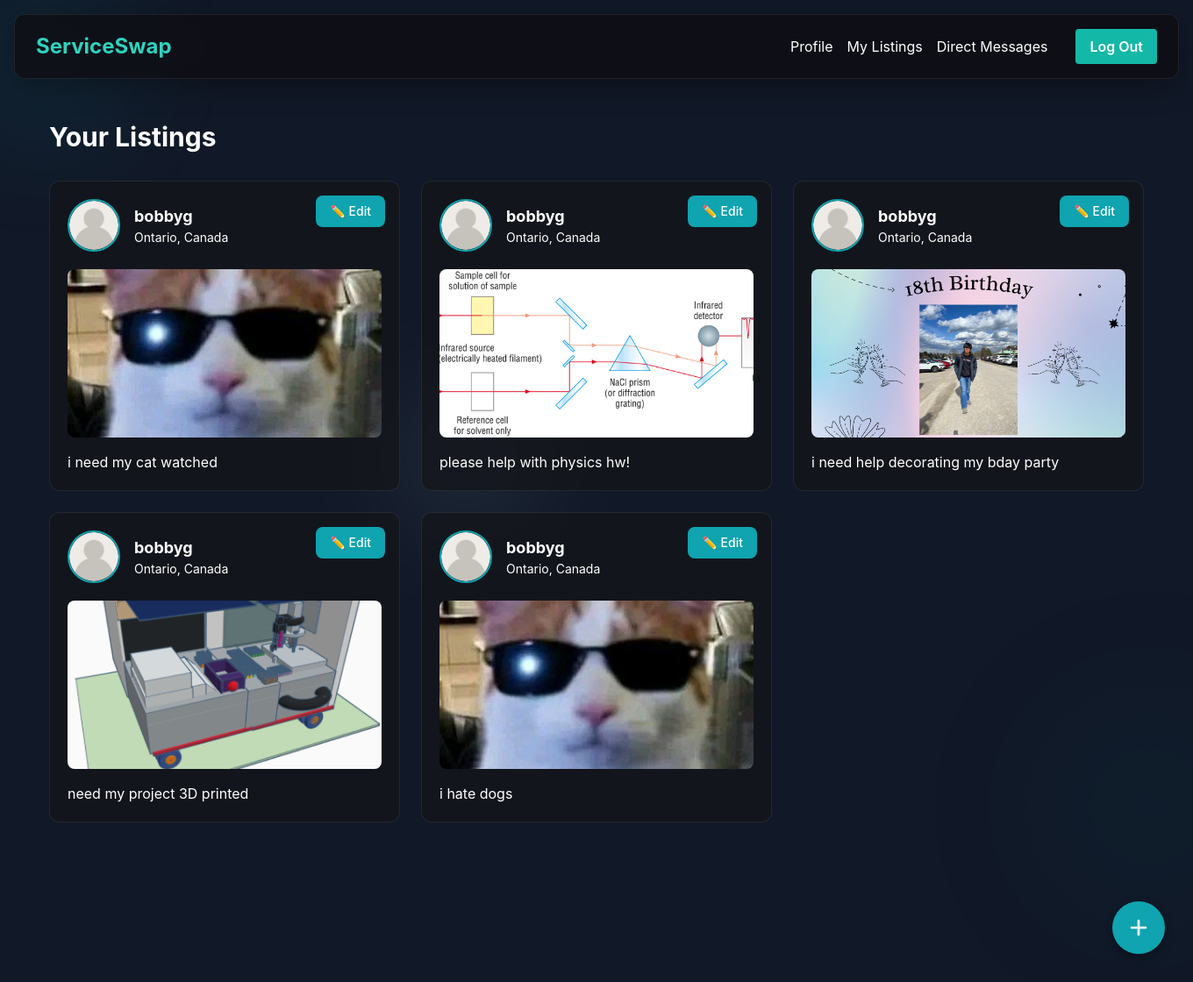
Page /listings (signed in) on the committed database.
### app.py (models this page shows)
class Listing(db.Model):
    id = db.Column(db.Integer, primary_key=True)
    description = db.Column(db.Text, nullable=False)
    image_path = db.Column(db.String(120))
    user_id = db.Column(db.Integer, db.ForeignKey('users.id'), nullable=False)
    latitude = db.Column(db.Float)
    longitude = db.Column(db.Float)
    user = db.relationship('Users', backref='listings')

class Users(db.Model, UserMixin):
    __tablename__ = 'users'
    id = db.Column(db.Integer, primary_key=True)
    username = db.Column(db.String(80), nullable=False)
    email = db.Column(db.String(120), unique=True, nullable=False)
    password = db.Column(db.String(200), nullable=False)
    talking_to = db.Column(MutableList.as_mutable(JSON), default=list)
    bio = db.Column(db.Text, default="")
    qualifications = db.Column(MutableList.as_mutable(JSON), default=list)
    profile_picture = db.Column(db.String(200), default="imgs/user.png")

### app.py (the view)
@app.route("/listings")
@login_required
def listings():
    user_listings = Listing.query.filter_by(user_id=current_user.id).options(db.joinedload(Listing.user)).all()
    return render_template("listings.html", listings=user_listings)

### app.py (called while the page is built)
@login_manager.user_loader
def load_user(user_id):
    return Users.query.get(int(user_id))

### templates/listings.html (shortened to what this page needs)
{% extends "base.html" %}
{% block content %}
<div class="gradient-circle circle-1"></div>
<div class="gradient-circle circle-2"></div>
<div class="gradient-circle circle-3"></div>
<div class="container mx-auto px-4 py-8 relative">
    <h1 class="text-3xl font-bold mb-8 text-primary">Your Listings</h1>
    <div class="grid grid-cols-1 sm:grid-cols-2 lg:grid-cols-3 gap-6">
        {% for listing in listings %}
        <div class="listing-card p-5">
            <button
                onclick="openEditPopup({{ listing.id }}, `{{ listing.description|escape }}`)"
                class="btn absolute top-4 right-4 text-sm"
            >
                ✏️ Edit
            </button>
            <div class="flex items-center gap-4 mb-5">
                <img src="{{ url_for('static', filename=listing.user.profile_picture or 'imgs/user.png') }}"
                    alt="Profile" class="avatar" />
                <div>
                    <p class="text-lg font-bold text-primary">{{ listing.user.username }}</p>
                    <p class="text-secondary text-sm">Ontario, Canada</p>
                </div>
            </div>
            {% if listing.image_path %}
            <img src="{{ url_for('static', filename=listing.image_path) }}"
                alt="Service Image"
                class="w-full h-48 object-cover rounded-lg mb-4 bg-gray-800" />
            {% endif %}
            <p class="text-secondary text-base line-clamp-3">
                {{ listing.description }}
            </p>
        </div>
        {% endfor %}
    </div>
    <button
        onclick="document.getElementById('add-popup').classList.remove('hidden')"
        class="add-btn fixed bottom-8 right-8 z-50"
    >
        <svg class="w-8 h-8" fill="none" stroke="currentColor" viewBox="0 0 24 24">
            <path stroke-linecap="round" stroke-linejoin="round" stroke-width="2" d="M12 6v6m0 0v6m0-6h6m-6 0H6"></path>
        </svg>
    </button>
</div>
{% endblock %}

### templates/base.html (shortened to what this page needs)
{% from "_render_elements.html" import render_messages %}
<!DOCTYPE html>
<html>
<head>
    <script src="https://cdn.tailwindcss.com"></script>
    <link rel="stylesheet" href="{{ url_for('static', filename='css/style.css') }}" />
</head>
<body class="bg-gray-900 text-white">
    {% if current_user.is_authenticated %}
    <nav class="shadow-lg px-6 py-4 flex justify-between items-center z-10 relative" id="flex">
        <div class="text-2xl font-bold text-teal-400">
            <a href="/">ServiceSwap</a>
        </div>
        <div class="flex gap-4 items-center">
            <a href="/profile" class="text-white hover:text-teal-300 transition">Profile</a>
            <a href="/listings" class="text-white hover:text-teal-300 transition">My Listings</a>
            <a href="/inbox" class="text-white hover:text-teal-300 transition">Direct Messages</a>
            <a href="/logout" class="ml-4 bg-teal-500 hover:bg-teal-400 text-white font-semibold px-4 py-2 rounded transition">
                Log Out
            </a>
        </div>
    </nav>
    {% endif %}
    {% block content %}
    {% endblock %}
</body>
</html>

### static/css/style.css (style rules this page uses)
body { background-color: #262626; color: white; }

### templates/base.html (style rules this page uses)
:root { --primary: #0FA4AF; --primary-dark: #024950; --primary-light: #AFDDE5; --accent: #269af2; --bg-dark: #0f0f13; --bg-darker: #0a0a0d; --text-primary: #ffffff; --text-secondary: #b0b0b0; }
body { background-color: var(--bg-dark); font-family: 'Inter', -apple-system, BlinkMacSystemFont, sans-serif; color: var(--text-primary); overflow-x: hidden; position: relative; min-height: 100vh; animation: fadeIn 0.5s ease-in-out; }
#flex { background-color: rgba(15, 15, 20, 0.85); backdrop-filter: blur(12px); border: 1px solid rgba(255, 255, 255, 0.08); border-radius: 12px; margin: 1rem; overflow: hidden; box-shadow: 0 8px 32px rgba(0, 0, 0, 0.3); }

### templates/listings.html (style rules this page uses)
:root { --primary: #0FA4AF; --primary-dark: #024950; --primary-light: #AFDDE5; --accent: #269af2; --bg-dark: #0f0f13; --bg-darker: #0a0a0d; --text-primary: #ffffff; --text-secondary: #b0b0b0; }
body { background-color: var(--bg-dark); font-family: 'Inter', -apple-system, BlinkMacSystemFont, sans-serif; color: var(--text-primary); overflow-x: hidden; position: relative; min-height: 100vh; animation: fadeIn 0.5s ease-in-out; }
.gradient-circle { position: absolute; border-radius: 50%; filter: blur(60px); opacity: 0.15; z-index: -1; }
.circle-1 { width: 300px; height: 300px; background: radial-gradient(circle, var(--primary), transparent 70%); top: -100px; left: -100px; }
.circle-2 { width: 400px; height: 400px; background: radial-gradient(circle, var(--primary-dark), transparent 70%); bottom: -150px; right: -150px; }
.circle-3 { width: 250px; height: 250px; background: radial-gradient(circle, var(--primary-light), transparent 70%); top: 40%; left: 30%; }
.listing-card { background: rgba(20, 20, 25, 0.7); border: 1px solid rgba(255, 255, 255, 0.08); border-radius: 12px; overflow: hidden; transition: all 0.3s ease; position: relative; }
.btn { background: var(--primary); color: white; border: none; border-radius: 8px; padding: 0.5rem 1rem; font-weight: 500; transition: all 0.2s ease; cursor: pointer; }
.add-btn { background: var(--primary); width: 60px; height: 60px; border-radius: 50%; display: flex; align-items: center; justify-content: center; box-shadow: 0 4px 12px rgba(0, 0, 0, 0.3); transition: all 0.2s ease; }
.avatar { width: 60px; height: 60px; border-radius: 50%; object-fit: cover; border: 2px solid var(--primary); }

### rows in the picture
Listing: profile_picture (placeholder picture), user.username "bobbyg", image_path (picture), description "i need my cat watched"
Listing: profile_picture (placeholder picture), user.username "bobbyg", image_path (picture), description "please help with physics hw!"
Listing: profile_picture (placeholder picture), user.username "bobbyg", image_path (picture), description "i need help decorating my bday party"
Listing: profile_picture (placeholder picture), user.username "bobbyg", image_path (picture), description "need my project 3D printed"
Listing: profile_picture (placeholder picture), user.username "bobbyg", image_path (picture), description "i hate dogs"
